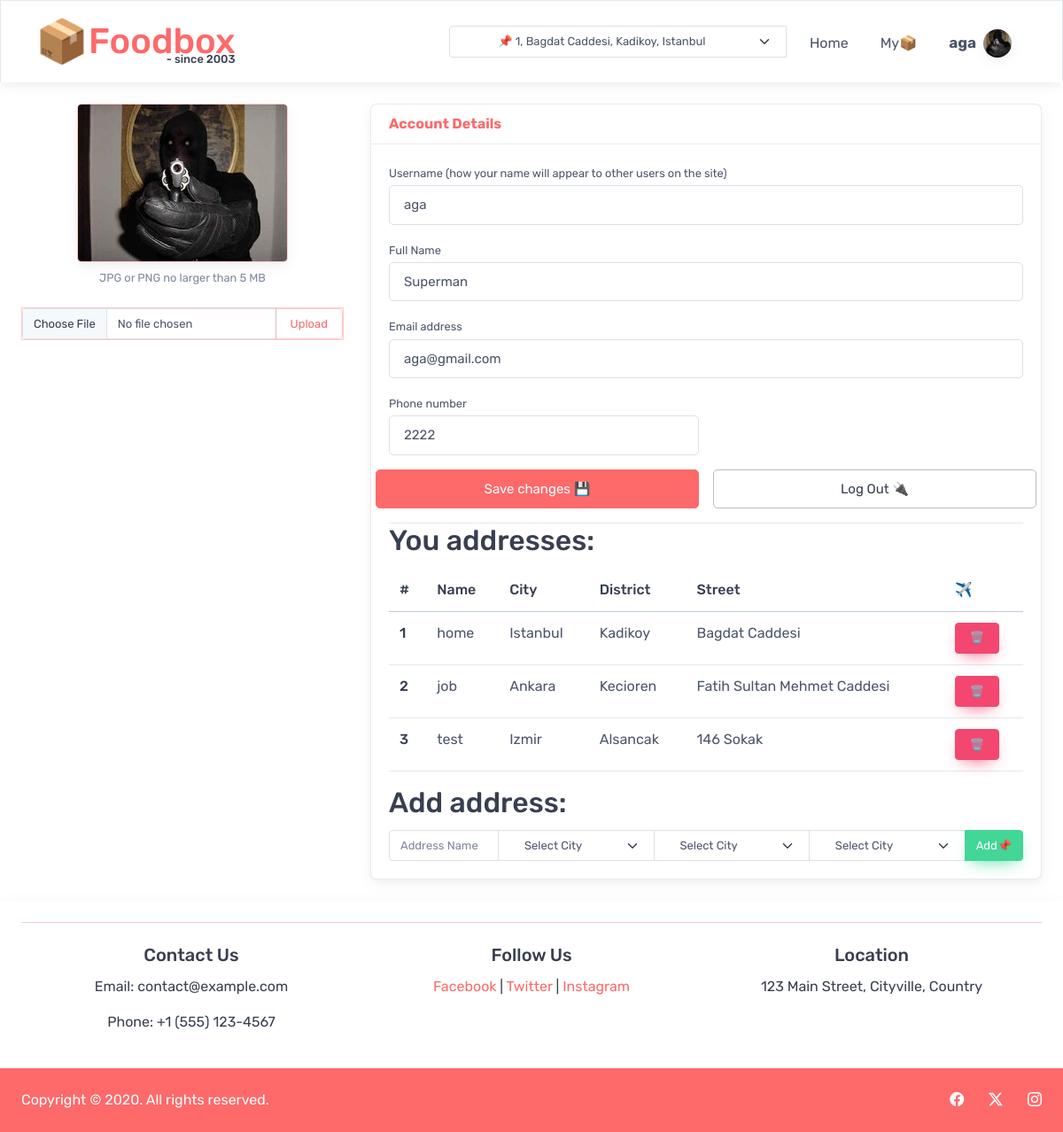
/?page=profile (signed in), run on the app's committed database.
### tables this page shows
CREATE TABLE `addresses` (
  `id` int NOT NULL,
  `userid` int NOT NULL DEFAULT '-1',
  `name` varchar(60) NOT NULL DEFAULT 'my address',
  `streetid` int NOT NULL DEFAULT '-1',
  `districtid` int NOT NULL DEFAULT '-1',
  `cityid` int NOT NULL DEFAULT '-1',
  `active` tinyint(1) DEFAULT '1'
);

CREATE TABLE `cities` (
  `id` int NOT NULL,
  `name` varchar(30) DEFAULT NULL,
  `active` tinyint(1) DEFAULT NULL
);

CREATE TABLE `districts` (
  `id` int NOT NULL,
  `name` varchar(30) NOT NULL,
  `cityid` int NOT NULL,
  `active` tinyint(1) NOT NULL DEFAULT '1'
);

CREATE TABLE `streets` (
  `id` int NOT NULL,
  `name` varchar(30) NOT NULL,
  `districtid` int NOT NULL,
  `active` tinyint(1) NOT NULL DEFAULT '1'
);

### utils/helpers.php (called while the page is built, shortened)
<?php
function IS_USER_LOGGED_IN()
{
    return isset($_SESSION['user']);
}
function GET_IMAGE($image)
{
    $imagePath = '.' . DIRECTORY_SEPARATOR . 'media' . DIRECTORY_SEPARATOR . $image;
    return $imagePath;
}
?>

### pages/profile.php (the view, shortened to what this page needs)
<?php
if (!IS_USER_LOGGED_IN()) {
    require "./modules/login.php";
} else {
    ?>
    <div class="container px-4 mt-4">
        <div class="row">
            <div class="col-md-4 text-center mb-3">
                <form id="pfp-upload-form" method="post" enctype="multipart/form-data">
                    <img class="rounded mb-2 shadow border border-primary"
                        src="<?= GET_IMAGE($_SESSION['user']['image']) ?>" style="object-fit:cover;">
                    <div class="small font-italic text-muted mb-4">JPG or PNG no larger than 5 MB</div>
                    <div class="input-group mb-3 border border-primary">
                        <input class="form-control form-control-sm file-input" type="file" accept=".jpg, .jpeg, .png"
                            name="file">
                        <button name="pfp-upload" class="btn btn-sm btn-outline-primary" type="submit">Upload</button>
                    </div>
                </form>
            </div>
            <div class="col-md-8">
                <div class="card mb-4 shadow">
                    <div class="card-header text-primary fw-bold">Account Details</div>
                    <div class="card-body">
                        <form id="profileDetailsForm">
                            <div class="mb-3">
                                <label class="small mb-1" for="inputUsername">
                                    Username (how your name will appear to other users on the site)
                                </label>
                                <input readonly class="form-control" id="inputUsername" type="text"
                                    value="<?= $_SESSION['user']['username'] ?? null ?>">
                            </div>
                            <div class="col mb-3">
                                <label class="small mb-1">Full Name</label>
                                <input class="form-control" name="name" type="text" placeholder="Enter your full name"
                                    name="name" value="<?= $_SESSION['user']['name'] ?? null ?>">
                            </div>
                            <div class="mb-3">
                                <label class="small mb-1">Email address</label>
                                <input readonly class="form-control" type="email" placeholder="Enter your email address"
                                    value="<?= $_SESSION['user']['email'] ?? null ?>">
                            </div>
                            <div class="row gx-3 mb-3">
                                <div class="col-md-6">
                                    <label class="small mb-1" for="inputPhone">Phone number</label>
                                    <input class="form-control" name="phone" type="tel"
                                        placeholder="Enter your phone number"
                                        value="<?= $_SESSION['user']['phone'] ?? null ?>">
                                </div>
                            </div>
                            <div class="row gap-3 mb-3">
                                <button name="save-changes" class="col btn btn-primary" type="button" name="operation"
                                    value="savechanges">Save changes 💾</button>
                                <button name="logout" class="col btn btn-outline-dark" type="button"> Log
                                    Out 🔌</button>
                            </div>
                        </form>
                        <hr>
                        <h2>You addresses: </h2>
                        <?php
                        $isRestaurant = $_SESSION['user']['usertype'] == 1;
                        if ($isRestaurant) {
                            $sql = "SELECT * FROM addresses WHERE id={$_SESSION['user']['addressid']}";
                            echo "<p class='fs-7'>restaurants can only have 1 address at max</p>";
                        } else {
                            $sql = "SELECT * FROM addresses WHERE userid={$_SESSION['user']['id']}";
                        }
                        $result = mysqli_query($conn, $sql);
                        if (!$result) {
                            echo "<p>No address found</p>";
                        } else {
                            $addresses = mysqli_fetch_all($result, MYSQLI_ASSOC);
                        }
                        if (count($addresses) == 0) {
                            echo "<p>No address found</p>";
                        } else {
                            ?>
                            <table class="table">
                                <thead>
                                    <tr>
                                        <th scope="col">#</th>
                                        <th scope="col">Name</th>
                                        <th scope="col">City</th>
                                        <th scope="col">District</th>
                                        <th scope="col">Street</th>
                                        <th scope="col">✈️</th>
                                    </tr>
                                </thead>
                                <tbody>
                                    <?php
                                    foreach ($addresses as $index => $address) {
                                        $sql = "SELECT * FROM cities WHERE id={$address['cityid']}";
                                        $result = mysqli_query($conn, $sql);
                                        $city = mysqli_fetch_assoc($result);
                                        $sql = "SELECT * FROM districts WHERE id={$address['districtid']}";
                                        $result = mysqli_query($conn, $sql);
                                        $district = mysqli_fetch_assoc($result);
                                        $sql = "SELECT * FROM streets WHERE id={$address['streetid']}";
                                        $result = mysqli_query($conn, $sql);
                                        $street = mysqli_fetch_assoc($result);
                                        ?>
                                        <tr>
                                            <th scope="row"><?= $index + 1 ?></th>
                                            <td><?= $address['name'] ?></td>
                                            <td><?= $city['name'] ?></td>
                                            <td><?= $district['name'] ?></td>
                                            <td><?= $street['name'] ?></td>
                                            <td>
                                                <form method="POST">
                                                    <button type="submit" name="delete-address" value="<?= $address['id'] ?>"
                                                        class="btn btn-sm btn-danger hover-scale btn-shadow">🗑️</button>
                                                </form>
                                            </td>
                                        </tr>
                                        <?php
                                    } ?>
                                </tbody>
                            </table>
                            <?php
                        } ?>
                        <h2>Add address:</h2>
                        <form method="post">
                            <div class="input-group input-group-sm">
                                <input class="form-control" name="name" placeholder="Address Name" type="text" required>
                                <select class="form-select text-center" name="city" id="cities">
                                    <option selected value="-1">Select City</option>
                                </select>
                                <select class="form-select text-center" name="district" id="districts">
                                    <option selected value="-1">Select City</option>
                                </select>
                                <select class="form-select text-center" name="street" id="streets">
                                    <option selected value="-1">Select City</option>
                                </select>
                                <button name="add-address" class="btn btn-success btn-shadow hover-scale"
                                    type="submit">Add📌</button>
                            </div>
                        </form>
                    </div>
                </div>
            </div>
        </div>
    </div>
    <?php
}
?>

### data on the page
addresses: name "home", cityid.name "Istanbul", districtid.name "Kadikoy", streetid.name "Bagdat Caddesi", $address['id'] 12 (drawn)
addresses: name "job", cityid.name "Ankara", districtid.name "Kecioren", streetid.name "Fatih Sultan Mehmet Caddesi", $address['id'] 14 (drawn)
addresses: name "test", cityid.name "Izmir", districtid.name "Alsancak", streetid.name "146 Sokak", $address['id'] 17 (drawn)

### other printed values
$_SESSION['user']['username'] "aga"
